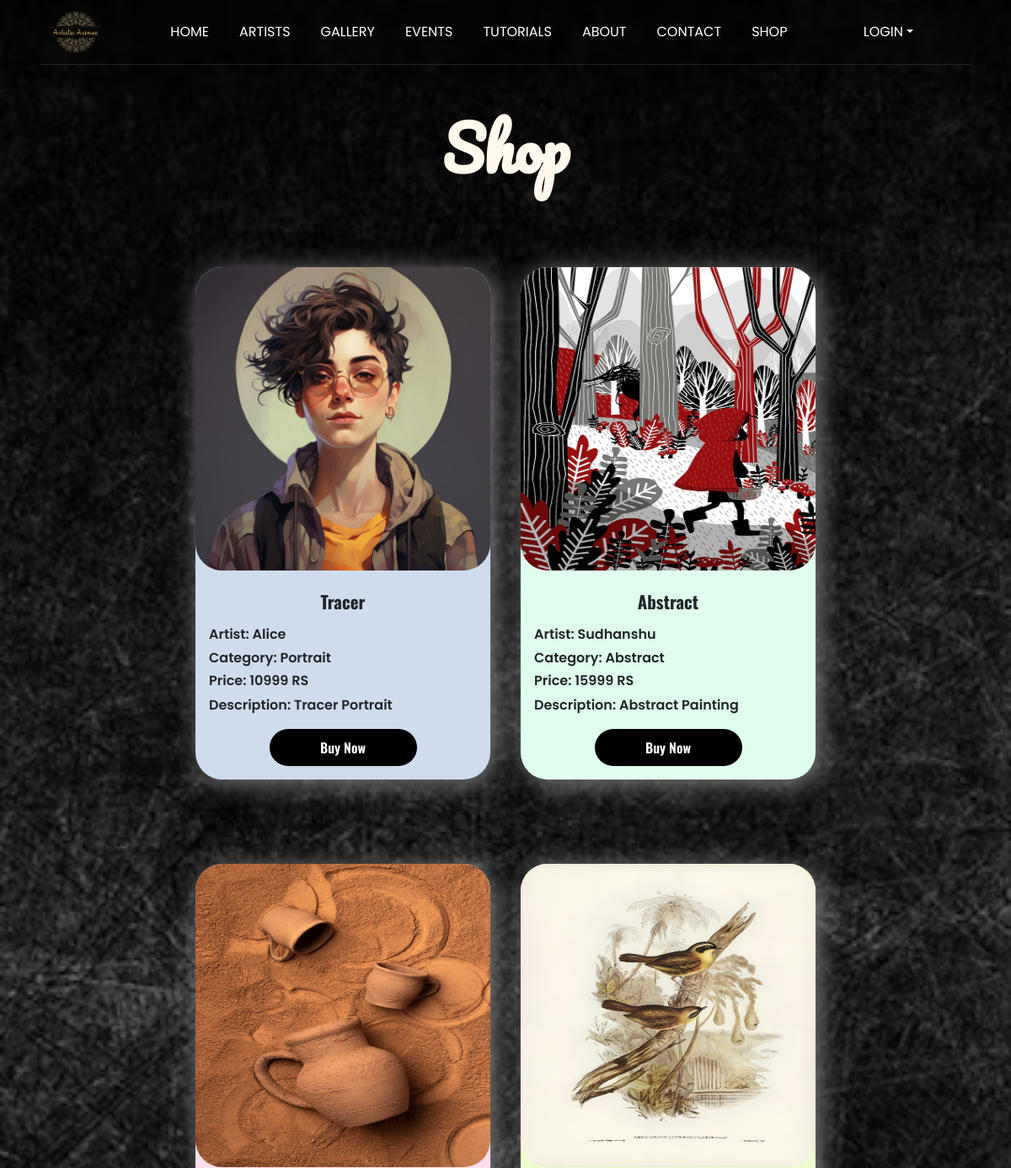
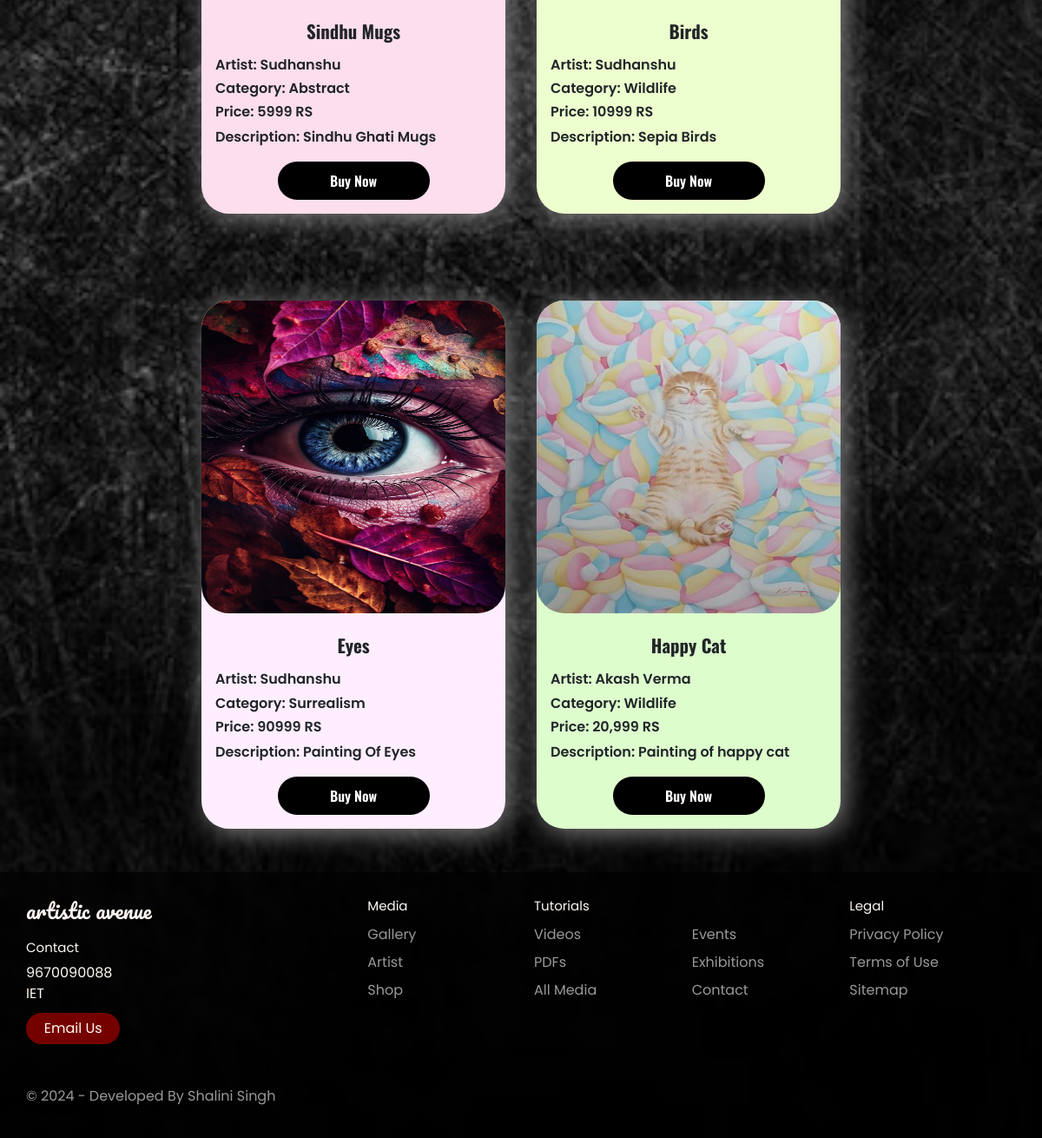
The app's page /shop/ with its own data (2 pictures, top to bottom).
### aa_app/models.py (models this page shows, shortened)
class Art(models.Model):
    artist = models.ForeignKey(Artist, on_delete=models.DO_NOTHING)
    name = models.CharField(max_length=50)
    pic = models.FileField(max_length=100, upload_to='Arts/', default='')
    art_type = models.CharField(max_length=50)
    price = models.CharField(max_length=50)
    desc = models.TextField()
    forsale = models.BooleanField(default=False)
    sold = models.BooleanField(default=False)
    created = models.DateTimeField(auto_now_add=True)
    class Meta:
        ordering = ['-created']

class Artist(models.Model):
    phone = models.CharField(max_length=13)
    password = models.CharField(max_length=32)
    name = models.CharField(max_length=50)
    artist = models.BooleanField(default=True)
    category = models.CharField(max_length=50)
    email = models.CharField(max_length=50)
    pic = models.FileField(max_length=100, upload_to='Artists/', default='')

### aa_app/views.py (the view, shortened to what this page needs)
# urls.py: path('shop/', shop, name='shop'),
def shop(request):
    key = request.session.get('session_key')
    user = None
    obj = Art.objects.filter(forsale=True, sold=False)
    return render(request, 'html/shop.html', {'obj':obj,'user':user})

### aa_app/templates/html/shop.html
{%extends 'html/main.html'%}
{%load static%}
{%block content%}
<h1 class="pacifico beige mb-5 text-center" style="margin-top: 7vh ;font-size: 4.5rem; font-weight: 900;">Shop</h1>
<div class="dc">
    {%for a in obj%}
    <div class="cards" style="width: 350px; background-color: rgb(255, 218, 218);">
        <div class="imdiv">
            <img src="{{a.pic.url}}" alt="">
        </div>
        <h3 class="text-center my-3">{{a.name}}</h3>
        <h4 class="ms-3">Artist: {{a.artist.name}}</h4>
        <h4 class="ms-3">Category: {{a.art_type}}</h4>
        <h4 class="ms-3">Price: {{a.price}} RS</h4>
        <p class="mx-3">Description: {{a.desc}}</p>
        {%if not user.artist and not user.admin%}
            <button class="btna my-3 w-50 d-block mx-auto" onclick="window.location.href='{%url 'billing' a.id%}';">Buy Now</button>
        {%endif%}
    </div>
    {%endfor%}
</div>
{%endblock%}

### aa_app/templates/html/main.html (shortened to what this page needs)
<!DOCTYPE html>
<html lang="en">
<head>
    {%include 'common/css.html'%}
</head>
<body>
    {%include 'common/header.html'  with user=user%}
    {%block content%}
    {%endblock%}
    {%include 'common/footer.html'%}
</body>
</html>

### aa_app/templates/common/css.html (shortened to what this page needs)
{%load static%}
<link href="https://cdn.jsdelivr.net/npm/bootstrap@5.3.3/dist/css/bootstrap.min.css" rel="stylesheet"
>
<link rel="stylesheet" href="https://cdnjs.cloudflare.com/ajax/libs/font-awesome/5.9.0/css/all.min.css"
 />
<link rel="stylesheet" href="{%static 'css/style.css'%}" />

### aa_app/templates/common/header.html (shortened to what this page needs)
{%load static%}
<nav class="navbar navbar-expand-lg navbar mx-5 border-dark border-bottom" style="backdrop-filter: blur(5px); z-index: 3;" >
  <div class="container-fluid">
   <img src="{%static 'images/logo.png'%}" style="height: 60px; width: 60px; " alt="">
    <div class="collapse navbar-collapse" id="navbarSupportedContent">
      <ul class="navbar-nav mx-auto mb-2 mb-lg-0">
        <li class="nav-item">
          <a class="nav-link  " aria-current="page" href="/">HOME</a>
        </li>
        <li class="nav-item">
          <a class="nav-link" href="/artists/">ARTISTS</a>
        </li>
        <li class="nav-item">
          <a class="nav-link" href="/gallery/">GALLERY</a>
        </li>
        <li class="nav-item">
          <a class="nav-link" href="/events/">EVENTS</a>
        </li>
        <li class="nav-item">
          <a class="nav-link" href="/tutorials/">TUTORIALS</a>
        </li>
        <li class="nav-item">
          <a class="nav-link" href="#">ABOUT</a>
        </li>
        <li class="nav-item">
          <a class="nav-link" href="/query/">CONTACT</a>
        </li>
        <li class="nav-item">
          <a class="nav-link" href="/shop/">SHOP</a>
        </li>
      </ul>
      {%if request.session.session_key and user.name%}
      {%if user.pic%}
            <img src="{{user.pic.url}}" style="height: 50px; width: 50px; border-radius: 50%;" alt="">
            {%endif%}
      <ul class="navbar-nav me-5 mb-2 mb-lg-0">
        <li class=" dropdown">
          <button class=" nav-link dropdown-toggle beige" href="#" role="button" data-bs-toggle="dropdown" aria-expanded="false">{{user.name}}</button>
          <ul class="dropdown-menu">
            {%if user.user%}
            <li><a class="dropdown-item" href="/user_chats/">Chat</a></li>
            <li><a class="dropdown-item" href="/user_orders/">Orders</a></li>
            <li><a class="dropdown-item" href="/logout/">Logout</a></li>
            {%elif user.artist%}
            <li><a class="dropdown-item" href="/artist_home/">Home</a></li>
            <li><a class="dropdown-item" href="/artist_messages/">Chat</a></li>
            <li><a class="dropdown-item" href="/artist_orders/">Orders</a></li>
            <li><a class="dropdown-item" href="/add_event/">Add Event</a></li>
            <li><a class="dropdown-item" href="/upload/">Upload Art</a></li>
            <li><a class="dropdown-item" href="/logout/">Logout</a></li>
            {%else%}
            <li><a class="dropdown-item" href="/portal_home/">Home</a></li>
            <li><a class="dropdown-item" href="/portal_orders/">Orders</a></li>
            <li><a class="dropdown-item" href="/add_event/">Add Event</a></li>
            <li><a class="dropdown-item" href="/uploadmats/">Education</a></li>
            <li><a class="dropdown-item" href="/logout/">Logout</a></li>
            {%endif%}
          </ul>
        </li>
      </ul>
      {%else%}
      <ul class="navbar-nav me-5 mb-2 mb-lg-0">
        <li class=" dropdown">
          <a class=" nav-link dropdown-toggle" href="#" role="button" data-bs-toggle="dropdown" aria-expanded="false">LOGIN</a>
        </li>
      </ul>
      {%endif%}
    </div>
  </div>
</nav>

### aa_app/templates/common/footer.html (shortened to what this page needs)
  <footer class="footer">
    <div class="footer__addr">
      <h1 class="footer__logo">Artistic Avenue</h1>
      <h2>Contact</h2>
      <address>
        9670090088<br>
        IET<br>
        <a class="footer__btn" href="mailto:sudhanshuranjan3107@gmail.com">Email Us</a>
      </address>
    </div>
    <ul class="footer__nav">
      <li class="nav__item">
        <h2 class="nav__title">Media</h2>
        <ul class="nav__ul">
          <li>
            <a href="/gallery/">Gallery</a>
          </li>
          <li>
            <a href="/artists/">Artist</a>
          </li>
          <li>
            <a href="/shop/">Shop</a>
          </li>
        </ul>
      </li>
      <li class="nav__item nav__item--extra">
        <h2 class="nav__title">Tutorials</h2>
        <ul class="nav__ul nav__ul--extra">
          <li>
            <a href="/tutorials/">Videos</a>
          </li>
          <li>
            <a href="/tutorials/">PDFs</a>
          </li>
          <li>
            <a href="/tutorials/">All Media</a>
          </li>
          <li>
            <a href="/events/">Events</a>
          </li>
          <li>
            <a href="/events/">Exhibitions</a>
          </li>
          <li>
            <a href="/query/">Contact</a>
          </li>
        </ul>
      </li>
      <li class="nav__item">
        <h2 class="nav__title">Legal</h2>
        <ul class="nav__ul">
          <li>
            <a href="#">Privacy Policy</a>
          </li>
          <li>
            <a href="#">Terms of Use</a>
          </li>
          <li>
            <a href="#">Sitemap</a>
          </li>
        </ul>
      </li>
    </ul>
    <div class="legal">
      <p >&copy; 2024 - Developed By Shalini Singh</p>
    </div>
  </footer>

### aa_app/static/css/style.css (style rules this page uses)
* { margin: 0; padding: 0; box-sizing: border-box; font-family: 'Poppins', sans-serif; }
body { background-color: rgb(255, 251, 247); background-image: url(../images/bg.avif); background-position: center; background-size: cover; background-attachment: fixed; }
.beige { color:rgb(255, 249, 237) !important; }
.pacifico { font-family: 'Pacifico'; font-weight: 700; }
.dc { display: flex; justify-content: center; align-items: start; padding: 0 5vw; flex-wrap: wrap; width: 100%; }
.nav-item::before, .nav-item::after { z-index: 5; content: ''; position: absolute; width: 0%; height: 2px; bottom: 0; background-color: rgb(255, 27, 76); transition: width 0.3s ease; }
.nav-item::before { left: 0; }
.nav-item::after { right: 0; }

### aa_app/templates/common/footer.html (style rules this page uses)
.footer { display: flex; flex-flow: row wrap; padding: 30px 30px 20px 30px; color: #fff6f1; background-color: #00000098; backdrop-filter: blur(5px); }
.footer > * { flex: 1 100%; }
.footer__addr { margin-right: 1.25em; margin-bottom: 2em; }
.footer__logo { font-family: 'Pacifico', cursive; font-weight: 400; text-transform: lowercase; font-size: 1.5rem; }
.footer__addr h2 { margin-top: 1.3em; font-size: 15px; font-weight: 400; }
.nav__title { font-weight: 400; font-size: 15px; }
.footer address { font-style: normal; color: #fff8f0; }
.footer__btn { display: flex; align-items: center; justify-content: center; height: 36px; max-width: max-content; background-color: rgba(131, 0, 0, 0.897); border-radius: 100px; color: #fff7ef; line-height: 0; margin: 0.6em 0; font-size: 1rem; padding: 0 1.3em; }
.footer ul { list-style: none; padding-left: 0; }
.footer li { line-height: 2em; }
.footer a { text-decoration: none; }
.footer__nav { display: flex; flex-flow: row wrap; }
.footer__nav > * { flex: 1 50%; margin-right: 1.25em; }
.nav__ul a { color: #999; }
.nav__ul--extra { column-count: 2; column-gap: 1.25em; }
.legal { display: flex; flex-wrap: wrap; color: #999; }
@media screen and (min-width: 40.375em) { .footer__nav > * { flex: 1; } }
@media screen and (min-width: 40.375em) { .nav__item--extra { flex-grow: 2; } }
@media screen and (min-width: 40.375em) { .footer__addr { flex: 1 0px; } }
@media screen and (min-width: 40.375em) { .footer__nav { flex: 2 0px; } }

### records on screen
Art: pic (picture), name "Tracer", artist.name "Alice", art_type "Portrait", price "10999", desc "Tracer Portrait"
Art: pic (picture), name "Abstract", artist.name "Sudhanshu", art_type "Abstract", price "15999", desc "Abstract Painting"
Art: pic (picture), name "Sindhu Mugs", artist.name "Sudhanshu", art_type "Abstract", price "5999", desc "Sindhu Ghati Mugs"
Art: pic (picture), name "Birds", artist.name "Sudhanshu", art_type "Wildlife", price "10999", desc "Sepia Birds"
Art: pic (picture), name "Eyes", artist.name "Sudhanshu", art_type "Surrealism", price "90999", desc "Painting Of Eyes"
Art: pic (picture), name "Happy Cat", artist.name "Akash Verma", art_type "Wildlife", price "20,999", desc "Painting of happy cat"
